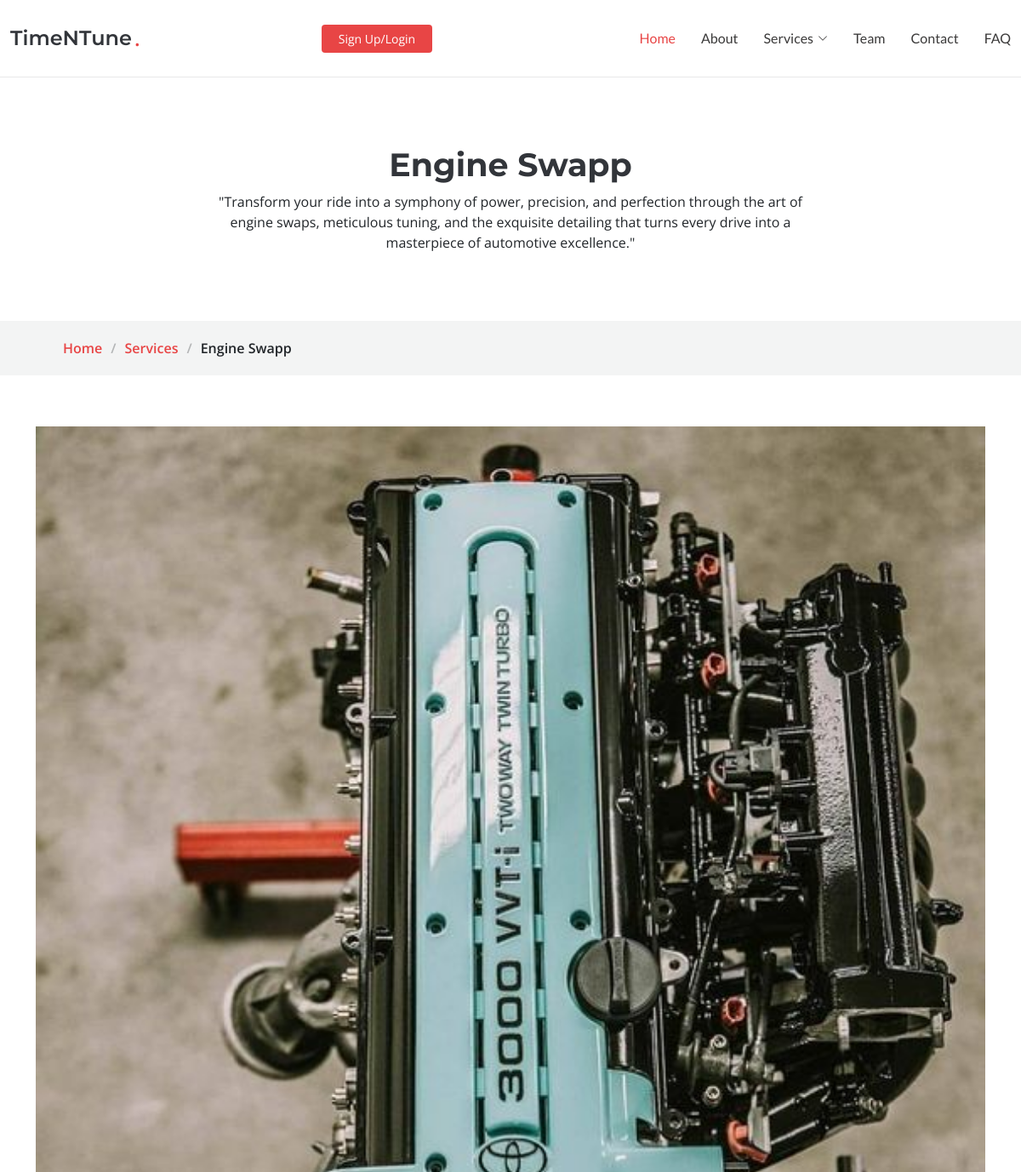
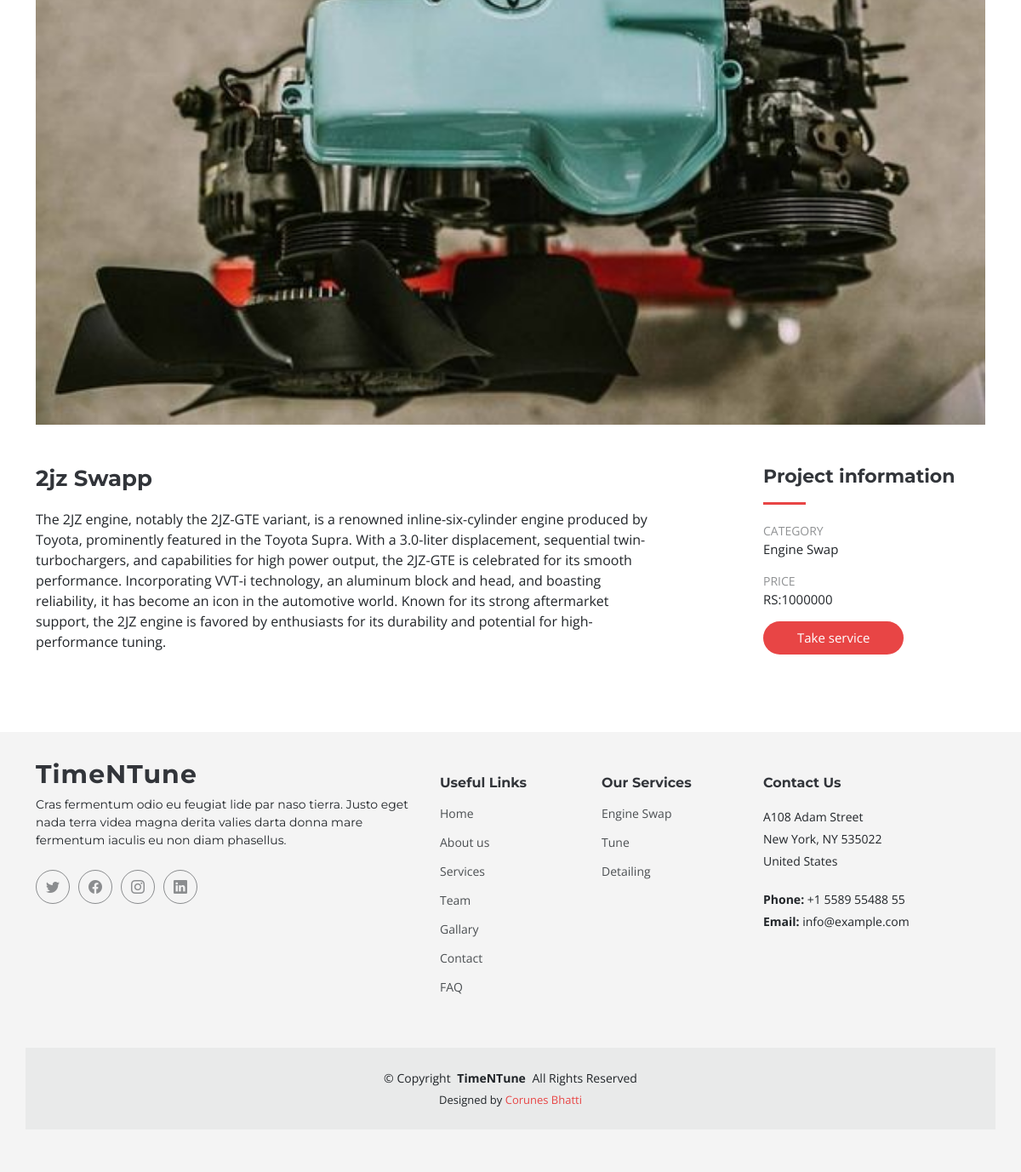
The app's page /userpanel/services-detail/engine-swap-details.php?id=34 with its own data (2 pictures, top to bottom).
### tables this page shows
CREATE TABLE `services` (
  `id` int(11) NOT NULL,
  `service_name` varchar(225) NOT NULL,
  `price` int(11) NOT NULL,
  `img` varchar(10000) NOT NULL,
  `category` varchar(225) NOT NULL,
  `description` mediumtext NOT NULL
);

CREATE TABLE `service_categories` (
  `id` int(11) NOT NULL,
  `service_name` varchar(50) NOT NULL
);

### userpanel/services-detail/engine-swap-details.php (the view)
<?php
include "links/header.php";
?>
<main id="main">
  <div data-aos="fade" class="page-title">
    <div class="heading">
      <div class="container">
        <div class="row d-flex justify-content-center text-center">
          <div class="col-lg-8">
            <h1>Engine Swapp</h1>
            <p class="mb-0">"Transform your ride into a symphony of power, precision, and perfection through the art of engine swaps, meticulous tuning, and the exquisite detailing that turns every drive into a masterpiece of automotive excellence."</p>
          </div>
        </div>
      </div>
    </div>
    <nav class="breadcrumbs">
      <div class="container">
        <ol>
          <li><a href="index.php">Home</a></li>
          <li><a href="index.php#services">Services</a></li>
          <li class="current">Engine Swapp</li>
        </ol>
      </div>
    </nav>
  </div>
  <section id="portfolio-details" class="portfolio-details">
    <?php
    include("../../dashboard/auth/config.php");
    if (isset($_GET['id'])) {
      $id = $_GET['id'];
      $query = "SELECT * FROM services WHERE id = '$id'";
      $result = mysqli_query($con, $query);
      if (mysqli_num_rows($result) > 0) {
        while ($row = mysqli_fetch_assoc($result)) {
    ?>
          <div class="container" data-aos="fade-up">
            <div class="portfolio-details-slider swiper">
              <div class="swiper-wrapper align-items-center">
                <div class="swiper-slide">
                  <img src="../../dashboard/<?php echo $row['img'] ?>" alt="img">
                </div>
              </div>
            </div>
            <div class="row justify-content-between gy-4 mt-4">
              <div class="col-lg-8" data-aos="fade-up">
                <div class="portfolio-description">
                  <h2><?php echo $row['service_name'] ?></h2>
                  <p>
                    <?php echo $row['description'] ?>
                  </p>
                </div>
              </div>
              <div class="col-lg-3" data-aos="fade-up" data-aos-delay="100">
                <div class="portfolio-info">
                  <h3>Project information</h3>
                  <ul>
                    <li><strong>Category</strong><?php echo $row['category'] ?></li>
                    <li><strong>Price</strong>RS:<?php echo $row['price'] ?></li>
                    <li>
                      <?php
                      echo '<a href="../check-out/check-out.php?id=' . $row['id'] . '" class="btn-visit align-self-start">Take service</a>'
                      ?>
                    </li>
                  </ul>
                </div>
              </div>
            </div>
          </div>
    <?php
        }
      }
    }
    ?>
  </section>
</main>
<?php
include "links/footer.php";
?>

### userpanel/services-detail/links/footer.php (shortened to what this page needs)
<footer id="footer" class="footer">
  <div class="container footer-top">
    <div class="row gy-4">
      <div class="col-lg-5 col-md-12 footer-about">
        <a href="../index.php" class="logo d-flex align-items-center">
          <span>TimeNTune</span>
        </a>
        <p>Cras fermentum odio eu feugiat lide par naso tierra. Justo eget nada terra videa magna derita valies darta
          donna mare fermentum iaculis eu non diam phasellus.</p>
        <div class="social-links d-flex mt-4">
          <a href="https://twitter.com/"><i class="bi bi-twitter"></i></a>
          <a href="https://www.facebook.com/"><i class="bi bi-facebook"></i></a>
          <a href="https://www.instagram.com/corunes_bhatti_/"><i class="bi bi-instagram"></i></a>
          <a href="https://www.linkedin.com/in/corunes-bhatti-0a817b275/"><i class="bi bi-linkedin"></i></a>
        </div>
      </div>
      <div class="col-lg-2 col-6 footer-links">
        <h4>Useful Links</h4>
        <ul>
          <li><a href="../index.php">Home</a></li>
          <li><a href="../index.php#about">About us</a></li>
          <li><a href="../index.php#services">Services</a></li>
          <li><a href="../index.php#team">Team</a></li>
          <li><a href="../index.php#portfolio">Gallary</a></li>
          <li><a href="../index.php#contact">Contact</a></li>
          <li><a href="../index.php#faq">FAQ</a></li>
        </ul>
      </div>
      <div class="col-lg-2 col-6 footer-links">
        <h4>Our Services</h4>
        <ul>
          <?php
           include("../../dashboard/auth/config.php");
           $query = "SELECT * FROM service_categories WHERE id = 1";
           $result = mysqli_query($con, $query);
           if ($result) {
             while ($row = mysqli_fetch_assoc($result)) {
               echo   '<li><a href="../engine-swapp.php?engineswapp=' . $row['service_name'] . '">Engine Swap</a></li>';
             }
           }
           ?>
          <?php
           $query = "SELECT * FROM service_categories WHERE id = 2";
           $result = mysqli_query($con, $query);
           if ($result) {
             while ($row = mysqli_fetch_assoc($result)) {
               echo   '<li><a href="../tune.php?tune=' . $row['service_name'] . '">Tune</a></li>';
             }
           }
           ?>
          <?php
           $query = "SELECT * FROM service_categories WHERE id = 3";
           $result = mysqli_query($con, $query);
           if ($result) {
             while ($row = mysqli_fetch_assoc($result)) {
               echo   '<li><a href="../detailing.php?detailing=' . $row['service_name'] . '">Detailing</a></li>';
             }
           }
           ?>
        </ul>
      </div>
      <div class="col-lg-3 col-md-12 footer-contact text-center text-md-start">
        <h4>Contact Us</h4>
        <p>A108 Adam Street</p>
        <p>New York, NY 535022</p>
        <p>United States</p>
        <p class="mt-4"><strong>Phone:</strong> <span>+1 5589 55488 55</span></p>
        <p><strong>Email:</strong> <span>info@example.com</span></p>
      </div>
    </div>
  </div>
  <div class="container copyright text-center mt-4">
    <p>&copy; <span>Copyright</span> <strong class="px-1">TimeNTune</strong> <span>All Rights Reserved</span></p>
    <div class="credits">
      Designed by <a href="https://www.linkedin.com/in/corunes-bhatti-0a817b275/">Corunes Bhatti</a>
    </div>
  </div>
</footer>
</body>
</html>

### records on screen
services: img (picture), service_name "2jz Swapp", description "The 2JZ engine, notably the 2JZ-GTE variant, is a renowned inline-six-cylinder engine produced by Toyota, prominently featured in the Toyota Supra. With a 3.0-liter displacement, sequential twin-turbochargers, and capabilities for high power output, the 2JZ-GTE is celebrated for its smooth performance. Incorporating VVT-i technology, an aluminum block and head, and boasting reliability, it has become an icon in the automotive world. Known for its strong aftermarket support, the 2JZ engine is favored by enthusiasts for its durability and potential for high-performance tuning.", category "Engine Swap", price "1000000"
